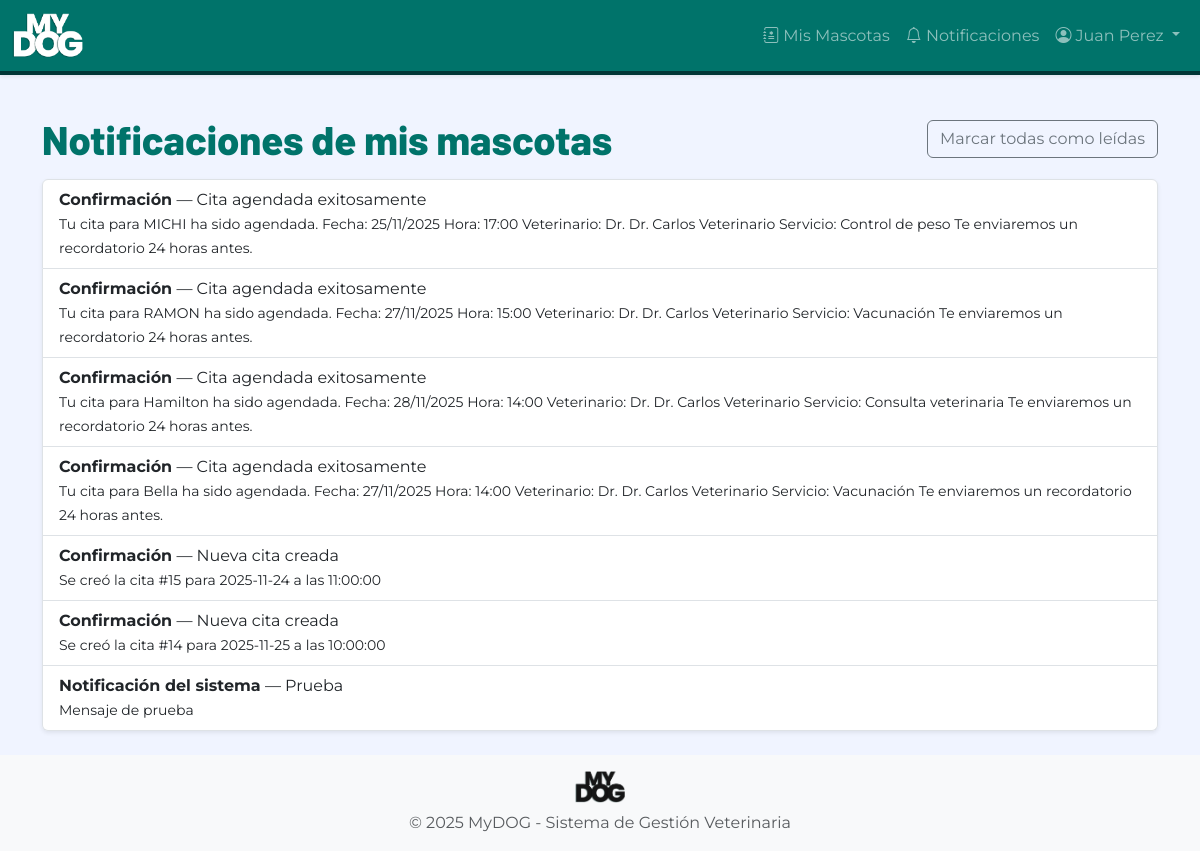
Screenshot of /notificaciones/propietario/ (signed in) with the database file from the repository.
### autenticacion/models.py (models this page shows, shortened)
class Usuario(AbstractUser):
    ROL_CHOICES = [
        ('ADMIN', 'Administrador'),
        ('VETERINARIO', 'Veterinario'),
        ('ADMINISTRATIVO', 'Personal Administrativo'),
        ('PROPIETARIO', 'Propietario'),
    ]
    rol = models.CharField(
        max_length=20,
        choices=ROL_CHOICES,
        verbose_name='Rol',
        help_text='Rol del usuario en el sistema'
    )
    activo = models.BooleanField(
        default=True,
        verbose_name='Activo',
        help_text='Indica si el usuario puede acceder al sistema'
    )
    intentos_fallidos = models.IntegerField(
        default=0,
        verbose_name='Intentos fallidos',
        help_text='Número de intentos fallidos de login consecutivos'
    )
    bloqueado_hasta = models.DateTimeField(
        null=True,
        blank=True,
        verbose_name='Bloqueado hasta',
        help_text='Fecha y hora hasta la cual el usuario está bloqueado'
    )
    foto_perfil = models.ImageField(
        upload_to='perfiles/',
        null=True,
        blank=True,
        verbose_name='Foto de perfil'
    )
    telefono = models.CharField(
        max_length=15,
        blank=True,
        verbose_name='Teléfono'
    )
    fecha_creacion = models.DateTimeField(
        auto_now_add=True,
        verbose_name='Fecha de creación'
    )
    fecha_modificacion = models.DateTimeField(
        auto_now=True,
        verbose_name='Fecha de modificación'
    )
    class Meta:
        verbose_name = 'Usuario'
        verbose_name_plural = 'Usuarios'
        ordering = ['-fecha_creacion']
    def es_admin(self):
        return self.rol == 'ADMIN'

### notificaciones/models.py (models this page shows, shortened)
class Notificacion(models.Model):
    TIPO_CHOICES = [
        ('CONFIRMACION', 'Confirmación'),
        ('RECORDATORIO', 'Recordatorio'),
        ('CANCELACION', 'Cancelación'),
        ('RESULTADO', 'Resultado disponible'),
        ('SISTEMA', 'Notificación del sistema'),
    ]
    usuario = models.ForeignKey(
        'autenticacion.Usuario',
        on_delete=models.CASCADE,
        related_name='notificaciones',
        verbose_name='Usuario'
    )
    actor = models.ForeignKey(
        'autenticacion.Usuario',
        on_delete=models.SET_NULL,
        null=True,
        blank=True,
        related_name='notificaciones_emitidas',
        verbose_name='Actor'
    )
    tipo = models.CharField(
        max_length=15,
        choices=TIPO_CHOICES,
        verbose_name='Tipo de notificación'
    )
    asunto = models.CharField(
        max_length=200,
        verbose_name='Asunto',
        help_text='Título o asunto de la notificación'
    )
    mensaje = models.TextField(
        verbose_name='Mensaje',
        help_text='Contenido de la notificación'
    )
    leida = models.BooleanField(
        default=False,
        verbose_name='Leída',
        help_text='Indica si la notificación ha sido leída'
    )
    canal_enviado = models.CharField(
        max_length=10,
        verbose_name='Canal de envío',
        help_text='Canal por el cual se "envió" la notificación'
    )
    fecha_envio = models.DateTimeField(
        auto_now_add=True,
        verbose_name='Fecha de envío'
    )
    fecha_lectura = models.DateTimeField(
        null=True,
        blank=True,
        verbose_name='Fecha de lectura'
    )
    simulada = models.BooleanField(
        default=True,
        verbose_name='Simulada',
        help_text='Indica que es una notificación simulada (siempre True)'
    )
    cita = models.ForeignKey(
        'citas.Cita',
        on_delete=models.SET_NULL,
        null=True,
        blank=True,
        related_name='notificaciones',
        verbose_name='Cita relacionada'
    )
    class Meta:
        verbose_name = 'Notificación'
        verbose_name_plural = 'Notificaciones'
        ordering = ['-fecha_envio']

### notificaciones/views.py (the view)
# urls.py: path('propietario/', views.propietario_notificaciones, name='propietario'),
@login_required
@ensure_csrf_cookie
def propietario_notificaciones(request):
    if request.user.rol != 'PROPIETARIO':
        return HttpResponseForbidden()
    qs = Notificacion.objects.filter(usuario=request.user)
    return render(request, 'notificaciones/prop_lista.html', {'notificaciones': qs})

### notificaciones/context_processors.py (called while the page is built)
def notificaciones_unread(request):
    if getattr(request, 'user', None) and request.user.is_authenticated:
        count = Notificacion.objects.filter(usuario=request.user, leida=False).count()
        return {'notificaciones_unread': count}
    return {'notificaciones_unread': 0}

### templates/notificaciones/prop_lista.html (shortened to what this page needs)
{% extends 'base.html' %}
{% block content %}
<div class="d-flex justify-content-between align-items-center mb-3">
  <h1 class="font-titulo text-primary-mydog mb-0">Notificaciones de mis mascotas</h1>
  <form method="post" action="{% url 'notificaciones:api_marcar_todas' %}">
    <button id="mark-all" type="submit" class="btn btn-outline-secondary">Marcar todas como leídas</button>
  </form>
 </div>
<div class="list-group shadow-sm">
  {% for n in notificaciones %}
  <div class="list-group-item">
    <div class="d-flex justify-content-between">
      <div>
        <strong>{{ n.get_tipo_display }}</strong> — {{ n.asunto }}<br>
        <small>{{ n.mensaje }}</small>
      </div>
    </div>
  </div>
  {% empty %}
  <div class="list-group-item text-muted">No hay notificaciones</div>
  {% endfor %}
</div>
{% endblock %}

### templates/base.html (shortened to what this page needs)
{% load static %}
<!DOCTYPE html>
<html lang="es">
<head>
    <link href="https://cdn.jsdelivr.net/npm/bootstrap@5.3.0/dist/css/bootstrap.min.css" rel="stylesheet">
    <link rel="stylesheet" href="https://cdn.jsdelivr.net/npm/bootstrap-icons@1.11.0/font/bootstrap-icons.css">
    <link rel="stylesheet" href="{% static 'css/base.css' %}">
    <link rel="stylesheet" href="{% static 'css/responsive.css' %}">
</head>
<body>
    <nav class="navbar navbar-expand-lg navbar-dark bg-primary-mydog shadow-sm">
        <div class="container-fluid">
            <a class="navbar-brand" href="{% url 'home' %}">
                <img src="{% static 'img/logo-mydog-blanco.png' %}" alt="MyDOG" height="45" class="d-inline-block">
            </a>
            <div class="collapse navbar-collapse" id="navbarNav">
                <ul class="navbar-nav ms-auto">
                    {% if user.is_authenticated %}
                        <li class="nav-item">
                            <a class="nav-link" href="{% url 'historiales:mis_mascotas' %}">
                                <i class="bi bi-journal-medical"></i>
                                {% if user.rol == 'PROPIETARIO' %}Mis Mascotas{% else %}Historiales{% endif %}
                            </a>
                        </li>
                        <li class="nav-item">
                            {% if user.rol == 'ADMIN' %}
                            <a class="nav-link" href="{% url 'notificaciones:admin' %}">
                            {% elif user.rol == 'VETERINARIO' %}
                            <a class="nav-link" href="{% url 'notificaciones:veterinario' %}">
                            {% else %}
                            <a class="nav-link" href="{% url 'notificaciones:propietario' %}">
                            {% endif %}
                                <i class="bi bi-bell"></i> Notificaciones
                            </a>
                        </li>
                        <li class="nav-item dropdown">
                            <a class="nav-link dropdown-toggle" href="#" role="button" data-bs-toggle="dropdown">
                                <i class="bi bi-person-circle"></i> {{ user.get_full_name|default:user.username }}
                            </a>
                        </li>
                    {% else %}
                        <li class="nav-item">
                            <a class="nav-link" href="{% url 'autenticacion:login' %}">Iniciar Sesión</a>
                        </li>
                    {% endif %}
                </ul>
            </div>
        </div>
    </nav>
    <main class="container py-4">
        {% block content %}{% endblock %}
    </main>
    <footer class="footer mt-auto py-3 bg-light">
        <div class="container text-center">
            <img src="{% static 'img/logo-mydog-negro.png' %}" alt="MyDOG" height="32" class="mb-2">
            <p class="text-muted mb-0">&copy; 2025 MyDOG - Sistema de Gestión Veterinaria</p>
        </div>
    </footer>
</body>
</html>

### static/css/base.css (style rules this page uses)
:root { --color-primary: #00736A; --color-secondary: #003535; --color-accent: #F95C32; --color-accent-light: #0FF7750; --color-bg-light: #F0F4FF; --color-gray: #CCCBD1; --color-white: #FFFFFF; --color-black: #000000; --font-titulo: 'Barlow', sans-serif; --font-subtitulo: 'Montserrat', sans-serif; --font-texto: 'Montserrat', sans-serif; }
body { font-family: var(--font-texto); background-color: var(--color-bg-light); color: var(--color-black); }
h1, h2, h3, h4, h5, h6, .font-titulo { font-family: var(--font-titulo); font-weight: 800; }
.bg-primary-mydog { background-color: var(--color-primary) !important; }
.text-primary-mydog { color: var(--color-primary) !important; }
.navbar { box-shadow: 0 2px 4px rgba(0,0,0,0.1); box-shadow: none; border-bottom: 4px solid var(--color-secondary); }

### templates/base.html (style rules this page uses)
html, body { height: 100%; }
body { display: flex; flex-direction: column; }
main { flex: 1 0 auto; }
footer { flex-shrink: 0; }

### rows the page displays
Usuario: get_full_name "Juan Perez"
Notificacion: tipo "Confirmación", asunto "Cita agendada exitosamente", mensaje "Tu cita para MICHI ha sido agendada. Fecha: 25/11/2025 Hora: 17:00 Veterinario: Dr. Dr. Carlos Veterinario Servicio: Control de peso Te enviaremos un recordatorio 24 horas antes."
Notificacion: tipo "Confirmación", asunto "Cita agendada exitosamente", mensaje "Tu cita para RAMON ha sido agendada. Fecha: 27/11/2025 Hora: 15:00 Veterinario: Dr. Dr. Carlos Veterinario Servicio: Vacunación Te enviaremos un recordatorio 24 horas antes."
Notificacion: tipo "Confirmación", asunto "Cita agendada exitosamente", mensaje "Tu cita para Hamilton ha sido agendada. Fecha: 28/11/2025 Hora: 14:00 Veterinario: Dr. Dr. Carlos Veterinario Servicio: Consulta veterinaria Te enviaremos un recordatorio 24 horas antes."
Notificacion: tipo "Confirmación", asunto "Cita agendada exitosamente", mensaje "Tu cita para Bella ha sido agendada. Fecha: 27/11/2025 Hora: 14:00 Veterinario: Dr. Dr. Carlos Veterinario Servicio: Vacunación Te enviaremos un recordatorio 24 horas antes."
Notificacion: tipo "Confirmación", asunto "Nueva cita creada", mensaje "Se creó la cita #15 para 2025-11-24 a las 11:00:00"
Notificacion: tipo "Confirmación", asunto "Nueva cita creada", mensaje "Se creó la cita #14 para 2025-11-25 a las 10:00:00"
Notificacion: tipo "Notificación del sistema", asunto "Prueba", mensaje "Mensaje de prueba"
